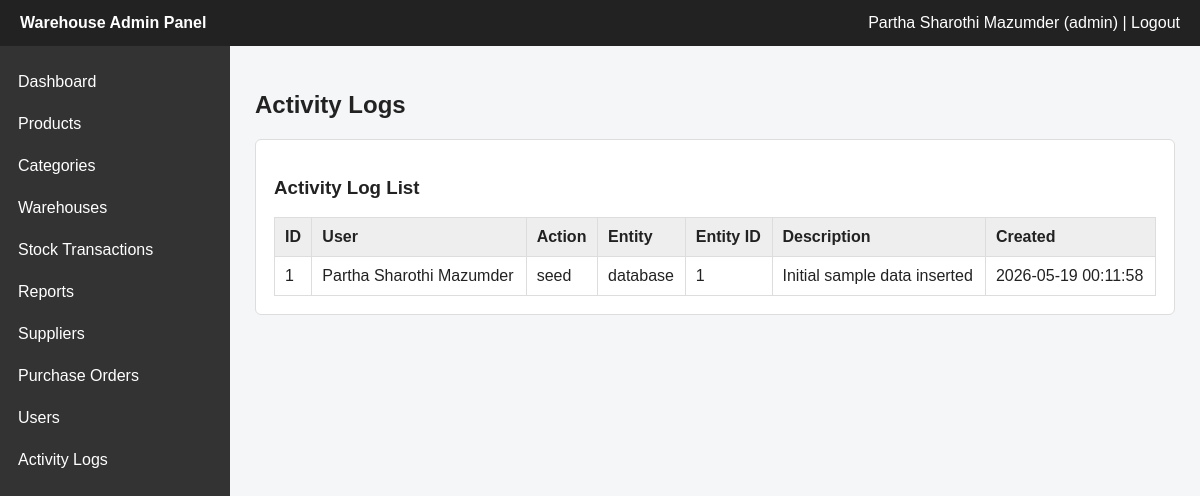
The app's page /index.php?route=activity_logs (signed in) with its own data.
### tables this page shows
CREATE TABLE users (
    id INT AUTO_INCREMENT PRIMARY KEY,
    name VARCHAR(100),
    email VARCHAR(100) UNIQUE,
    password_hash VARCHAR(255),
    phone VARCHAR(20),
    role ENUM('staff','purchasing','manager','admin'),
    profile_pic VARCHAR(255),
    is_active TINYINT(1) DEFAULT 1,
    created_at TIMESTAMP DEFAULT CURRENT_TIMESTAMP
);

CREATE TABLE activity_logs (
    id INT AUTO_INCREMENT PRIMARY KEY,
    user_id INT,
    action_type VARCHAR(100),
    entity VARCHAR(100),
    entity_id INT,
    description TEXT,
    created_at TIMESTAMP DEFAULT CURRENT_TIMESTAMP
);

### app/core/functions.php (called while the page is built, shortened)
<?php
function e($value) {
    return htmlspecialchars((string)$value, ENT_QUOTES, "UTF-8");
}
function current_user() {
    global $pdo;
    $stmt = $pdo->prepare("SELECT * FROM users WHERE id = ? AND is_active = 1");
    $stmt->execute([$_SESSION["user_id"]]);
    $user = $stmt->fetch();
    return $user ?: null;
}
function has_role($roles) {
    $user = current_user();
    return in_array($user["role"], $roles);
}
function view($view_file, $data = []) {
    extract($data);
    require __DIR__ . "/../views/layouts/header.php";
    require __DIR__ . "/../views/" . $view_file . ".php";
    require __DIR__ . "/../views/layouts/footer.php";
}
?>

### app/controllers/ActivityLogController.php (called while the page is built, shortened)
<?php
class ActivityLogController {
    public function index() {
        view("activity_logs/index", ["logs" => ActivityLog::all()]);
    }
}
?>

### app/core/Router.php (called while the page is built, shortened)
<?php
class Router {
    public function dispatch() {
        $action = $_GET["action"] ?? "index";
        $controller = new $controllerName();
        $controller->$action();
    }
}
?>

### public/index.php (called while the page is built, shortened)
<?php
$router = new Router();
$router->dispatch();
?>

### app/models/ActivityLog.php (called while the page is built)
<?php
class ActivityLog {
    public static function all() {
        global $pdo;
        $stmt = $pdo->query("
            SELECT activity_logs.*, users.name AS user_name
            FROM activity_logs
            LEFT JOIN users ON activity_logs.user_id = users.id
            ORDER BY activity_logs.id DESC
        ");
        return $stmt->fetchAll();
    }
}
?>

### app/views/activity_logs/index.php (the view, shortened to what this page needs)
<h2>Activity Logs</h2>
<div class="card">
    <h3>Activity Log List</h3>
    <table>
        <tr>
            <th>ID</th>
            <th>User</th>
            <th>Action</th>
            <th>Entity</th>
            <th>Entity ID</th>
            <th>Description</th>
            <th>Created</th>
        </tr>
        <?php foreach ($logs as $log): ?>
            <tr>
                <td><?= e($log["id"]) ?></td>
                <td><?= e($log["user_name"]) ?></td>
                <td><?= e($log["action_type"]) ?></td>
                <td><?= e($log["entity"]) ?></td>
                <td><?= e($log["entity_id"]) ?></td>
                <td><?= e($log["description"]) ?></td>
                <td><?= e($log["created_at"]) ?></td>
            </tr>
        <?php endforeach; ?>
    </table>
</div>

### app/views/layouts/header.php (shortened to what this page needs)
<?php
$user = current_user();
?>
<!DOCTYPE html>
<html>
<head>
    <link rel="stylesheet" href="assets/style.css">
</head>
<body>
<div class="topbar">
    <div><strong>Warehouse Admin Panel</strong></div>
    <div>
        <?= e($user["name"] ?? "Guest") ?>
        <?php if ($user): ?>
            (<?= e($user["role"]) ?>)
            | <a href="index.php?route=logout">Logout</a>
        <?php endif; ?>
    </div>
</div>
<div class="layout">
    <div class="sidebar">
        <a href="index.php?route=dashboard">Dashboard</a>
        <a href="index.php?route=products">Products</a>
        <a href="index.php?route=categories">Categories</a>
        <a href="index.php?route=warehouses">Warehouses</a>
        <a href="index.php?route=stock_transactions">Stock Transactions</a>
        <a href="index.php?route=reports">Reports</a>
        <?php if (has_role(["admin", "manager", "purchasing"])): ?>
            <a href="index.php?route=suppliers">Suppliers</a>
            <a href="index.php?route=purchase_orders">Purchase Orders</a>
        <?php endif; ?>
        <?php if (has_role(["admin", "manager"])): ?>
            <a href="index.php?route=users">Users</a>
            <a href="index.php?route=activity_logs">Activity Logs</a>
        <?php endif; ?>
    </div>
    <main class="content">

### public/assets/style.css (style rules this page uses)
* { box-sizing: border-box; }
body { margin: 0; font-family: Arial, sans-serif; background: #f4f6f8; color: #222; }
a { color: #0b5ed7; text-decoration: none; }
.topbar { background: #222; color: white; padding: 14px 20px; display: flex; justify-content: space-between; }
.topbar a { color: white; }
.layout { display: flex; }
.sidebar { width: 230px; min-height: calc(100vh - 50px); background: #333; padding-top: 15px; }
.sidebar a { display: block; padding: 12px 18px; color: white; }
.content { flex: 1; padding: 25px; }
.card { background: white; border: 1px solid #ddd; padding: 18px; margin-bottom: 18px; border-radius: 6px; }
table { width: 100%; border-collapse: collapse; background: white; }
th, td { padding: 10px; border: 1px solid #ddd; text-align: left; vertical-align: top; }
th { background: #eeeeee; }

### records on screen
users: name "Partha Sharothi Mazumder", role "admin"
activity_logs: id "1", user.name "Partha Sharothi Mazumder", action_type "seed", entity "database", entity "1", description "Initial sample data inserted", created_at "2026-05-19 00:11:58"
